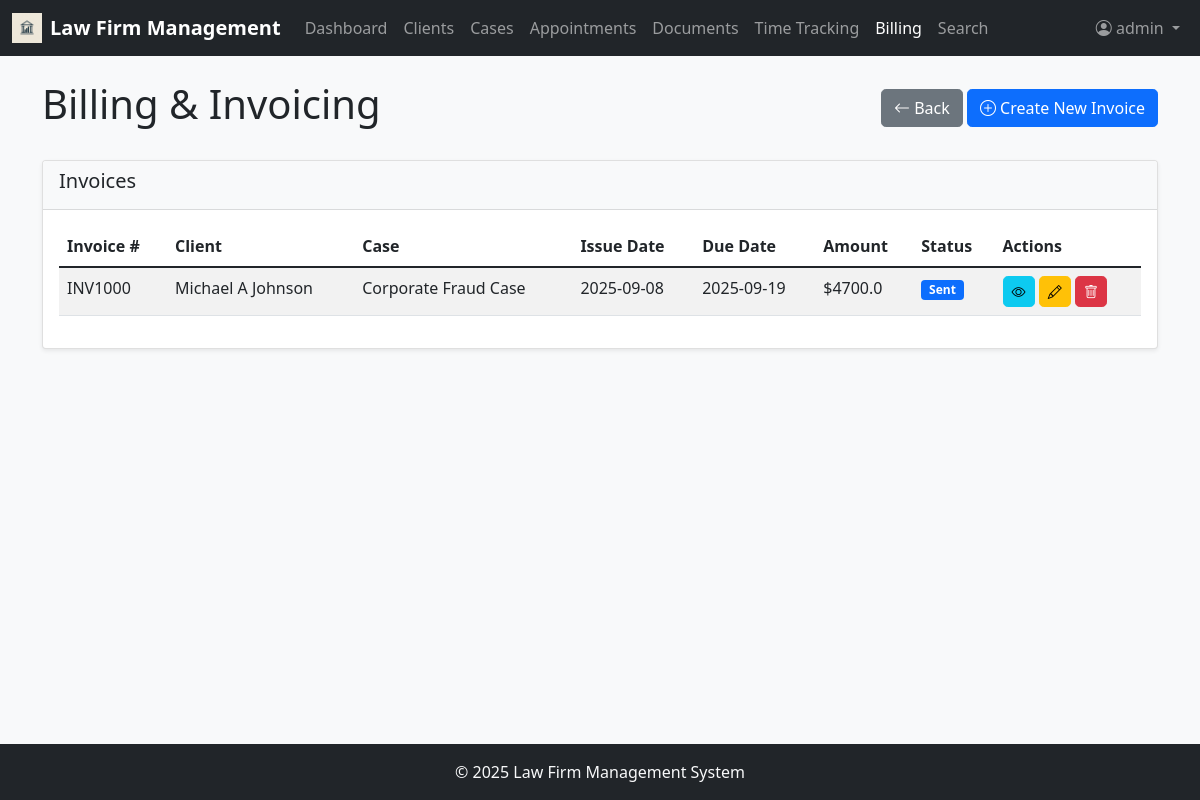
/billing (signed in), run on the app's committed database.
### app/models.py (models this page shows, shortened)
class User(UserMixin, db.Model):
    id = db.Column(db.Integer, primary_key=True)
    username = db.Column(db.String(64), index=True, unique=True)
    email = db.Column(db.String(120), index=True, unique=True)
    password_hash = db.Column(db.String(128))
    first_name = db.Column(db.String(64))
    last_name = db.Column(db.String(64))
    role = db.Column(db.String(20))  # 'admin' (full access to system; manage users, roles, permissions, clients, cases, billing, payments; approve/reject invoices/time entries; access analytics, financial reports, firm-wide dashboards; configure system settings (billing rates, document categories, practice areas); assign lawyers/staff to cases), 'lawyer' (manage own cases & clients; add/edit case details, appointments, documents, time entries; track billable hours; generate invoices (pending admin approval); search legal database, access case law, add citations to cases; communicate with clients via notes/messages; cannot create/remove other users), 'staff' (support role, limited permissions; schedule appointments; upload and manage documents (evidence, contracts); draft invoices (cannot approve/send); record time entries on behalf of lawyers (if permitted); cannot delete cases or clients; cannot assign users)
    hourly_rate = db.Column(db.Float)
    cases = db.relationship('Case', secondary=case_assignments, backref=db.backref('assigned_users', lazy='dynamic'))
    time_entries = db.relationship('TimeEntry', backref='user', lazy='dynamic')

class Invoice(db.Model):
    id = db.Column(db.Integer, primary_key=True)
    invoice_number = db.Column(db.String(20), unique=True)
    issue_date = db.Column(db.Date)
    due_date = db.Column(db.Date)
    amount = db.Column(db.Float)
    status = db.Column(db.String(20))  # Draft, Sent, Paid, Overdue
    notes = db.Column(db.Text)
    case_id = db.Column(db.Integer, db.ForeignKey('case.id'))
    client_id = db.Column(db.Integer, db.ForeignKey('client.id'))
    client = db.relationship('Client', backref=db.backref('invoices', lazy=True))
    payments = db.relationship('Payment', backref='invoice', lazy='dynamic')
    time_entries = db.relationship('TimeEntry', backref='invoice', lazy='dynamic')
    created_at = db.Column(db.DateTime, default=datetime.utcnow)
    date = db.Column(db.Date, default=datetime.utcnow)

class Client(db.Model):
    id = db.Column(db.Integer, primary_key=True)
    first_name = db.Column(db.String(64))
    last_name = db.Column(db.String(64))
    email = db.Column(db.String(120))
    phone = db.Column(db.String(20))
    address = db.Column(db.String(256))
    company = db.Column(db.String(128))
    category = db.Column(db.String(64))
    notes = db.Column(db.Text)
    cases = db.relationship('Case', backref='client', lazy='dynamic')
    appointments = db.relationship('Appointment', backref='client', lazy='dynamic')
    documents = db.relationship('Document', backref='client', lazy='dynamic')

class Case(db.Model):
    id = db.Column(db.Integer, primary_key=True)
    case_number = db.Column(db.String(20), unique=True)
    title = db.Column(db.String(128))
    description = db.Column(db.Text)
    status = db.Column(db.String(20))  # Open, In Progress, On Hold, Closed, Archived
    priority = db.Column(db.String(20))  # Low, Medium, High, Urgent
    practice_area = db.Column(db.String(64))
    case_type = db.Column(db.String(64))
    budget = db.Column(db.Float)
    client_id = db.Column(db.Integer, db.ForeignKey('client.id'))
    appointments = db.relationship('Appointment', backref='case', lazy='dynamic')
    documents = db.relationship('Document', backref='case', lazy='dynamic')
    time_entries = db.relationship('TimeEntry', backref='case', lazy='dynamic')
    invoices = db.relationship('Invoice', backref='case', lazy='dynamic')
    created_at = db.Column(db.DateTime, default=datetime.utcnow)
    updated_at = db.Column(db.DateTime, default=datetime.utcnow, onupdate=datetime.utcnow)

### app/routes.py (the view)
@app.route('/billing')
@login_required
@role_required(['admin', 'lawyer', 'staff'])
def billing():
    invoices = Invoice.query.all()
    return render_template('billing.html', invoices=invoices)

### app/__init__.py (called while the page is built)
@login.user_loader
def load_user(id):
    return User.query.get(int(id))

### app/routes.py (called while the page is built)
def role_required(allowed_roles):
    def decorator(f):
        @wraps(f)
        def decorated_function(*args, **kwargs):
            if current_user.is_anonymous or current_user.role not in allowed_roles:
                flash('You do not have permission to access this page.')
                return redirect(url_for('dashboard')) # Redirect to dashboard or login
            return f(*args, **kwargs)
        return decorated_function
    return decorator

### app/templates/billing.html (shortened to what this page needs)
{% extends "base.html" %} {% block content %}
<div class="d-flex justify-content-between align-items-center mb-4">
  <h1>Billing & Invoicing</h1>
  <div>
    <a
      href="{{ request.referrer or url_for('cases') }}"
      class="btn btn-secondary"
    >
      <i class="bi bi-arrow-left"></i> Back
    </a>
    <a href="{{ url_for('new_invoice') }}" class="btn btn-primary">
      <i class="bi bi-plus-circle"></i> Create New Invoice
    </a>
  </div>
</div>
<div class="card mb-4">
  <div class="card-header">
    <h5>Invoices</h5>
  </div>
  <div class="card-body">
    <div class="table-responsive">
      <table class="table table-striped" id="invoicesTable">
        <thead>
          <tr>
            <th>Invoice #</th>
            <th>Client</th>
            <th>Case</th>
            <th>Issue Date</th>
            <th>Due Date</th>
            <th>Amount</th>
            <th>Status</th>
            <th>Actions</th>
          </tr>
        </thead>
        <tbody>
          {% for invoice in invoices %}
          <tr>
            <td>{{ invoice.invoice_number }}</td>
            <td>
              {{ invoice.client.first_name }} {{ invoice.client.last_name }}
            </td>
            <td>{{ invoice.case.title if invoice.case else '-' }}</td>
            <td>{{ invoice.issue_date.strftime('%Y-%m-%d') }}</td>
            <td>{{ invoice.due_date.strftime('%Y-%m-%d') }}</td>
            <td>${{ invoice.amount }}</td>
            <td>
              {% if invoice.status == 'Draft' %}
              <span class="badge bg-secondary">{{ invoice.status }}</span>
              {% elif invoice.status == 'Sent' %}
              <span class="badge bg-primary">{{ invoice.status }}</span>
              {% elif invoice.status == 'Paid' %}
              <span class="badge bg-success">{{ invoice.status }}</span>
              {% else %}
              <span class="badge bg-danger">{{ invoice.status }}</span>
              {% endif %}
            </td>
            <td>
              <a
                href="{{ url_for('invoice_detail', id=invoice.id) }}"
                class="btn btn-sm btn-info"
              >
                <i class="bi bi-eye"></i>
              </a>
              <a
                href="{{ url_for('edit_invoice', id=invoice.id) }}"
                class="btn btn-sm btn-warning"
              >
                <i class="bi bi-pencil"></i>
              </a>
              <button
                type="button"
                class="btn btn-sm btn-danger"
                onclick="confirmDelete({{ invoice.id }}, 'Invoice #{{ invoice.invoice_number }}')"
              >
                <i class="bi bi-trash"></i>
              </button>
            </td>
          </tr>
          {% endfor %}
        </tbody>
      </table>
    </div>
  </div>
</div>
{% endblock %}

### app/templates/base.html (shortened to what this page needs)
<!DOCTYPE html>
<html lang="en">
  <head>
    <link
      href="https://cdn.jsdelivr.net/npm/bootstrap@5.1.3/dist/css/bootstrap.min.css"
      rel="stylesheet"
    />
    <link
      rel="stylesheet"
      href="https://cdn.jsdelivr.net/npm/bootstrap-icons@1.8.1/font/bootstrap-icons.css"
    />
    <link
      href="{{ url_for('static', filename='css/style.css') }}"
      rel="stylesheet"
    />
  </head>
  <body class="d-flex flex-column min-vh-100">
    <nav class="navbar navbar-expand-lg navbar-dark bg-dark">
      <div class="container-fluid">
        <a
          class="navbar-brand d-flex align-items-center"
          href="{{ url_for('dashboard') }}"
        >
          <img
            src="{{ url_for('static', filename='images/lawfirm-logo.jpg') }}"
            alt="Logo"
            width="30"
            height="30"
            class="d-inline-block align-text-top me-2"
          />
          Law Firm Management
        </a>
        <div class="collapse navbar-collapse" id="navbarNav">
          <ul class="navbar-nav me-auto">
            <li class="nav-item">
              <a
                class="nav-link {% if request.endpoint == 'dashboard' %}active{% endif %}"
                href="{{ url_for('dashboard') }}"
              >
                Dashboard
              </a>
            </li>
            <li class="nav-item">
              <a
                class="nav-link {% if request.endpoint == 'clients' %}active{% endif %}"
                href="{{ url_for('clients') }}"
              >
                Clients
              </a>
            </li>
            <li class="nav-item">
              <a
                class="nav-link {% if request.endpoint == 'cases' %}active{% endif %}"
                href="{{ url_for('cases') }}"
              >
                Cases
              </a>
            </li>
            <li class="nav-item">
              <a
                class="nav-link {% if request.endpoint == 'appointments' %}active{% endif %}"
                href="{{ url_for('appointments') }}"
              >
                Appointments
              </a>
            </li>
            <li class="nav-item">
              <a
                class="nav-link {% if request.endpoint == 'documents' %}active{% endif %}"
                href="{{ url_for('documents') }}"
              >
                Documents
              </a>
            </li>
            <li class="nav-item">
              <a
                class="nav-link {% if request.endpoint == 'time_tracking' %}active{% endif %}"
                href="{{ url_for('time_tracking') }}"
              >
                Time Tracking
              </a>
            </li>
            <li class="nav-item">
              <a
                class="nav-link {% if request.endpoint == 'billing' %}active{% endif %}"
                href="{{ url_for('billing') }}"
              >
                Billing
              </a>
            </li>
            <li class="nav-item">
              <a
                class="nav-link {% if request.endpoint == 'search' %}active{% endif %}"
                href="{{ url_for('search') }}"
              >
                Search
              </a>
            </li>
          </ul>
          <ul class="navbar-nav">
            {% if current_user.is_anonymous %}
            <li class="nav-item">
              <a class="nav-link" href="{{ url_for('login') }}">Login</a>
            </li>
            {% else %}
            <li class="nav-item dropdown">
              <a
                class="nav-link dropdown-toggle"
                href="#"
                id="navbarDropdown"
                role="button"
                data-bs-toggle="dropdown"
              >
                <i class="bi bi-person-circle"></i> {{ current_user.username }}
              </a>
            </li>
            {% endif %}
          </ul>
        </div>
      </div>
    </nav>
    <main class="flex-grow-1 container mt-4">
       {% block content %}{% endblock %}
    </main>
    <footer class="footer mt-auto py-3 bg-dark text-light">
      <div class="container text-center">
        <span>© <span id="year"></span> Law Firm Management System</span>
      </div>
    </footer>
  </body>
</html>

### app/static/css/style.css (style rules this page uses)
body { font-family: 'Segoe UI', Tahoma, Geneva, Verdana, sans-serif; background-color: #f8f9fa; }
.footer { margin-top: auto; padding: 1rem 0; background-color: #343a40; color: #fff; }
.card { box-shadow: 0 0.125rem 0.25rem rgba(0, 0, 0, 0.075); border: 1px solid rgba(0, 0, 0, 0.125); }
.card-header { background-color: #f8f9fa; border-bottom: 1px solid rgba(0, 0, 0, 0.125); }
.table th { border-top: none; }
.badge { font-size: 0.75em; }
.navbar-brand { font-weight: bold; }
.btn { border-radius: 0.3rem; }

### data on the page
User: username "admin"
Invoice: invoice_number "INV1000", client.first_name "Michael A", client.last_name "Johnson", case "Corporate Fraud Case", issue_date "2025-09-08", due_date "2025-09-19", amount "4700.0", status "Sent"
